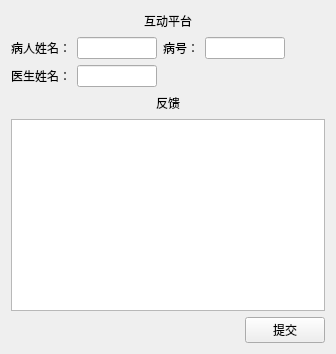
        <widget class="QWidget" name="page_7">
         <layout class="QVBoxLayout" name="verticalLayout_34">
          <item>
           <layout class="QHBoxLayout" name="horizontalLayout_45">
            <item>
             <spacer name="horizontalSpacer_19">
              <property name="orientation">
               <enum>Qt::Horizontal</enum>
              </property>
              <property name="sizeHint" stdset="0">
               <size>
                <width>40</width>
                <height>20</height>
               </size>
              </property>
             </spacer>
            </item>
            <item>
             <widget class="QLabel" name="label_37">
              <property name="text">
               <string>互动平台</string>
              </property>
             </widget>
            </item>
            <item>
             <spacer name="horizontalSpacer_20">
              <property name="orientation">
               <enum>Qt::Horizontal</enum>
              </property>
              <property name="sizeHint" stdset="0">
               <size>
                <width>40</width>
                <height>20</height>
               </size>
              </property>
             </spacer>
            </item>
           </layout>
          </item>
          <item>
           <layout class="QHBoxLayout" name="horizontalLayout_41">
            <item>
             <widget class="QLabel" name="label_38">
              <property name="maximumSize">
               <size>
                <width>80</width>
                <height>16777215</height>
               </size>
              </property>
              <property name="text">
               <string>病人姓名：</string>
              </property>
              <property name="alignment">
               <set>Qt::AlignCenter</set>
              </property>
             </widget>
            </item>
            <item>
             <widget class="QLineEdit" name="feedback_PatientName_LE">
              <property name="maximumSize">
               <size>
                <width>80</width>
                <height>16777215</height>
               </size>
              </property>
             </widget>
            </item>
            <item>
             <widget class="QLabel" name="label_39">
              <property name="maximumSize">
               <size>
                <width>80</width>
                <height>16777215</height>
               </size>
              </property>
              <property name="text">
               <string>病号：</string>
              </property>
              <property name="alignment">
               <set>Qt::AlignCenter</set>
              </property>
             </widget>
            </item>
            <item>
             <widget class="QLineEdit" name="feedback_PatientID_LE">
              <property name="maximumSize">
               <size>
                <width>80</width>
                <height>16777215</height>
               </size>
              </property>
             </widget>
            </item>
            <item>
             <spacer name="horizontalSpacer_28">
              <property name="orientation">
               <enum>Qt::Horizontal</enum>
              </property>
              <property name="sizeHint" stdset="0">
               <size>
                <width>40</width>
                <height>20</height>
               </size>
              </property>
             </spacer>
            </item>
           </layout>
          </item>
          <item>
           <layout class="QHBoxLayout" name="horizontalLayout_46">
            <item>
             <widget class="QLabel" name="label_41">
              <property name="text">
               <string>医生姓名：</string>
              </property>
              <property name="alignment">
               <set>Qt::AlignCenter</set>
              </property>
             </widget>
            </item>
            <item>
             <widget class="QLineEdit" name="feedback_DoctorName_LE">
              <property name="maximumSize">
               <size>
                <width>80</width>
                <height>16777215</height>
               </size>
              </property>
             </widget>
            </item>
            <item>
             <spacer name="horizontalSpacer_5">
              <property name="orientation">
               <enum>Qt::Horizontal</enum>
              </property>
              <property name="sizeHint" stdset="0">
               <size>
                <width>40</width>
                <height>20</height>
               </size>
              </property>
             </spacer>
            </item>
           </layout>
          </item>
          <item>
           <layout class="QHBoxLayout" name="horizontalLayout_53">
            <item>
             <spacer name="horizontalSpacer_21">
              <property name="orientation">
               <enum>Qt::Horizontal</enum>
              </property>
              <property name="sizeHint" stdset="0">
               <size>
                <width>40</width>
                <height>20</height>
               </size>
              </property>
             </spacer>
            </item>
            <item>
             <widget class="QLabel" name="label_43">
              <property name="text">
               <string>反馈</string>
              </property>
             </widget>
            </item>
            <item>
             <spacer name="horizontalSpacer_22">
              <property name="orientation">
               <enum>Qt::Horizontal</enum>
              </property>
              <property name="sizeHint" stdset="0">
               <size>
                <width>40</width>
                <height>20</height>
               </size>
              </property>
             </spacer>
            </item>
           </layout>
          </item>
          <item>
           <widget class="QTextEdit" name="feedback_TE"/>
          </item>
          <item>
           <layout class="QHBoxLayout" name="horizontalLayout_54">
            <item>
             <spacer name="horizontalSpacer_23">
              <property name="orientation">
               <enum>Qt::Horizontal</enum>
              </property>
              <property name="sizeHint" stdset="0">
               <size>
                <width>40</width>
                <height>20</height>
               </size>
              </property>
             </spacer>
            </item>
            <item>
             <widget class="QPushButton" name="feedback_Commit_BT">
              <property name="text">
               <string>提交</string>
              </property>
             </widget>
            </item>
           </layout>
          </item>
         </layout>
        </widget>
